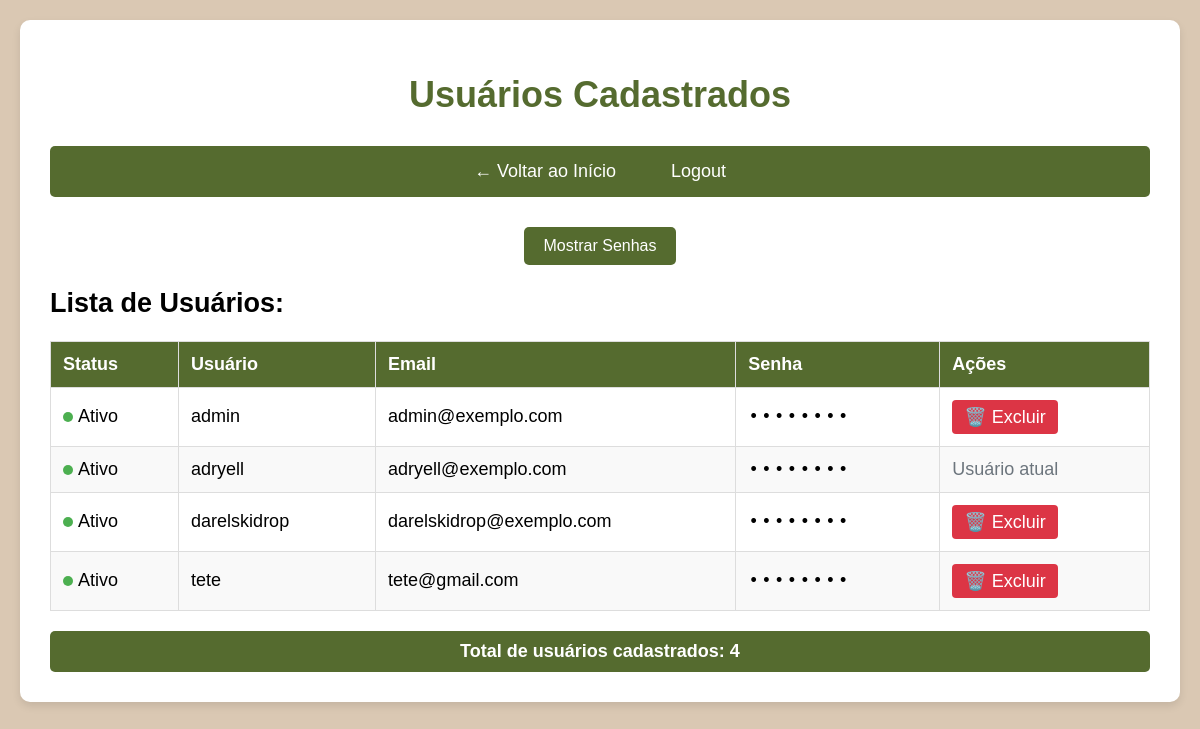
Screenshot of /usuarios (signed in) with the database file from the repository.
### tables this page shows
CREATE TABLE usuarios (
            id INTEGER PRIMARY KEY AUTOINCREMENT,
            nome TEXT UNIQUE NOT NULL,
            senha TEXT NOT NULL
        , senha_original TEXT, email TEXT);

### app.py (the view)
@app.route('/usuarios')
@login_required
def listar_usuarios():
    with get_db() as conn:
        usuarios = conn.execute('SELECT nome, email, senha, senha_original FROM usuarios ORDER BY nome').fetchall()
    usuarios_list = [{
        'nome': u['nome'],
        'email': u['email'] or 'N/A',
        'senha_hash': u['senha'],
        'senha_original': u['senha_original'] or 'N/A'
    } for u in usuarios]
    return render_template('usuarios.html', usuarios=usuarios_list)

### app.py (called while the page is built)
def get_db():
    conn = sqlite3.connect('app.db')
    conn.row_factory = sqlite3.Row
    return conn

def login_required(f):
    @wraps(f)
    def decorated(*args, **kwargs):
        if 'usuario' not in session:
            return redirect('/login')
        return f(*args, **kwargs)
    return decorated

@app.context_processor
def inject_user():
    return dict(
        session=session,
        is_admin=is_admin
    )

### templates/usuarios.html (shortened to what this page needs)
<!DOCTYPE html>
<html lang="pt-br">
<head>
</head>
<body>
    <div class="container">
        <h1>Usuários Cadastrados</h1>
        <nav>
            <a href="{{ url_for('index') }}">← Voltar ao Início</a>
            <a href="{{ url_for('logout') }}">Logout</a>
        </nav>
        {% if is_admin %}
        <div class="toggle-container">
            <button class="toggle-btn" onclick="toggleSenhas()">
                <span id="toggle-text">Mostrar Senhas</span>
            </button>
        </div>
        {% else %}
        <div class="aviso">
            ⚠️ Apenas o administrador pode visualizar senhas e gerenciar usuários
        </div>
        {% endif %}
        <h2>Lista de Usuários:</h2>
        <table>
            <thead>
                <tr>
                    <th>Status</th>
                    <th>Usuário</th>
                    <th>Email</th>
                    {% if is_admin %}
                    <th>Senha</th>
                    <th>Ações</th>
                    {% endif %}
                </tr>
            </thead>
            <tbody>
                {% for usuario in usuarios %}
                <tr>
                    <td><span class="status-icon"></span>Ativo</td>
                    <td>{{ usuario.nome }}</td>
                    <td class="email-cell">{{ usuario.email }}</td>
                    {% if is_admin %}
                    <td class="senha-cell">
                        <span class="senha-hidden">••••••••</span>
                    </td>
                    <td>
                        {% if usuario.nome != session.usuario %}
                        <form method="POST" action="{{ url_for('excluir_usuario', nome_usuario=usuario.nome) }}" style="display: inline;"
                              onsubmit="return confirm('Tem certeza que deseja excluir o usuário {{ usuario.nome }}?')">
                            <button type="submit" class="delete-btn">🗑️ Excluir</button>
                        </form>
                        {% else %}
                        <span style="color: #6c757d; font-size: 18px;">Usuário atual</span>
                        {% endif %}
                    </td>
                    {% endif %}
                </tr>
                {% endfor %}
            </tbody>
        </table>
        <div class="total-usuarios">
            <strong>Total de usuários cadastrados: {{ usuarios|length }}</strong>
        </div>
    </div>
</body>
</html>

### templates/usuarios.html (style rules this page uses)
body { margin: 0; padding: 20px; font-size: 18px; background-color: #dac8b3; font-family: Arial, sans-serif; }
.container { max-width: 1500px; margin: 0 auto; background-color: white; padding: 30px; border-radius: 10px; box-shadow: 0 4px 8px rgba(0,0,0,0.1); }
h1 { color: #556b2f; text-align: center; margin-bottom: 30px; }
nav { background-color: #556b2f; padding: 15px; border-radius: 5px; text-align: center; margin-bottom: 30px; }
nav a { color: white; text-decoration: none; margin: 0 10px; padding: 8px 15px; border-radius: 3px; transition: background-color 0.3s; }
.toggle-container { text-align: center; margin-bottom: 20px; }
.toggle-btn { background-color: #556b2f; color: white; border: none; padding: 10px 20px; border-radius: 5px; cursor: pointer; font-size: 16px; transition: background-color 0.3s; }
table { width: 100%; border-collapse: collapse; margin-bottom: 20px; }
th, td { border: 1px solid #ddd; padding: 12px; text-align: left; }
th { background-color: #556b2f; color: white; }
tr:nth-child(even) { background-color: #f9f9f9; }
.senha-hidden { font-family: monospace; letter-spacing: 2px; }
.total-usuarios { background-color: #556b2f; color: white; padding: 10px; border-radius: 5px; text-align: center; font-weight: bold; }
.status-icon { display: inline-block; width: 10px; height: 10px; border-radius: 50%; background-color: #4CAF50; margin-right: 5px; }
.delete-btn { background-color: #dc3545; color: white; border: none; padding: 6px 12px; border-radius: 4px; cursor: pointer; font-size: 18px; transition: background-color 0.3s; }
.email-cell { max-width: 200px; overflow: hidden; text-overflow: ellipsis; white-space: nowrap; }

### rows the page displays
usuarios: nome "admin", email "admin@exemplo.com"
usuarios: nome "adryell", email "adryell@exemplo.com", shows "Usuário atual"
usuarios: nome "darelskidrop", email "darelskidrop@exemplo.com"
usuarios: nome "tete", email "tete@gmail.com"

### other values shown
{{ usuarios|length }} "4"
